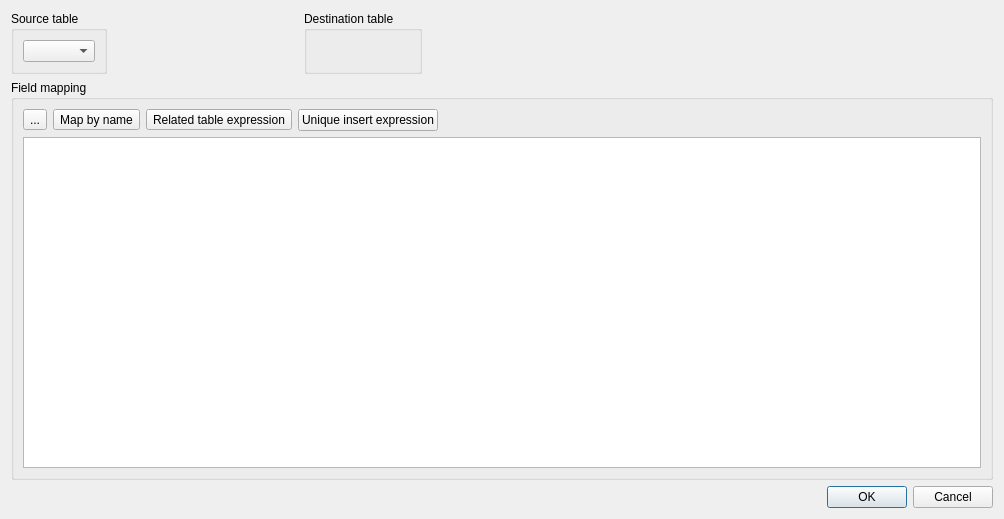
<?xml version="1.0" encoding="UTF-8"?>
<ui version="4.0">
 <class>mdtSqlDatabaseCopierTableMappingDialog</class>
 <widget class="QDialog" name="mdtSqlDatabaseCopierTableMappingDialog">
  <property name="geometry">
   <rect>
    <x>0</x>
    <y>0</y>
    <width>1004</width>
    <height>519</height>
   </rect>
  </property>
  <property name="windowTitle">
   <string>Table mapping</string>
  </property>
  <layout class="QVBoxLayout" name="verticalLayout_4">
   <item>
    <layout class="QHBoxLayout" name="horizontalLayout_2" stretch="0,1,0,3">
     <item>
      <widget class="QGroupBox" name="gbSourceTable">
       <property name="sizePolicy">
        <sizepolicy hsizetype="Preferred" vsizetype="Preferred">
         <horstretch>0</horstretch>
         <verstretch>0</verstretch>
        </sizepolicy>
       </property>
       <property name="title">
        <string>Source table</string>
       </property>
       <layout class="QVBoxLayout" name="verticalLayout_2">
        <item>
         <widget class="QComboBox" name="cbSourceTable"/>
        </item>
       </layout>
      </widget>
     </item>
     <item>
      <spacer name="horizontalSpacer_3">
       <property name="orientation">
        <enum>Qt::Horizontal</enum>
       </property>
       <property name="sizeHint" stdset="0">
        <size>
         <width>40</width>
         <height>20</height>
        </size>
       </property>
      </spacer>
     </item>
     <item>
      <widget class="QGroupBox" name="gbDestinationTable">
       <property name="sizePolicy">
        <sizepolicy hsizetype="Preferred" vsizetype="Preferred">
         <horstretch>0</horstretch>
         <verstretch>0</verstretch>
        </sizepolicy>
       </property>
       <property name="title">
        <string>Destination table</string>
       </property>
       <layout class="QVBoxLayout" name="verticalLayout_3">
        <item>
         <widget class="QLabel" name="lbDestinationTable">
          <property name="text">
           <string/>
          </property>
         </widget>
        </item>
       </layout>
      </widget>
     </item>
     <item>
      <spacer name="horizontalSpacer_2">
       <property name="orientation">
        <enum>Qt::Horizontal</enum>
       </property>
       <property name="sizeHint" stdset="0">
        <size>
         <width>40</width>
         <height>20</height>
        </size>
       </property>
      </spacer>
     </item>
    </layout>
   </item>
   <item>
    <widget class="QGroupBox" name="gbMapping">
     <property name="title">
      <string>Field mapping</string>
     </property>
     <layout class="QVBoxLayout" name="verticalLayout">
      <item>
       <layout class="QHBoxLayout" name="horizontalLayout">
        <item>
         <widget class="QToolButton" name="tbResetMapping">
          <property name="toolTip">
           <string>Reset field mapping</string>
          </property>
          <property name="text">
           <string>...</string>
          </property>
          <property name="icon">
           <iconset theme="edit-clear">
            <normaloff/>
           </iconset>
          </property>
         </widget>
        </item>
        <item>
         <widget class="QToolButton" name="tbMapByName">
          <property name="text">
           <string>Map by name</string>
          </property>
         </widget>
        </item>
        <item>
         <widget class="QToolButton" name="tbRelatedTableExpression">
          <property name="text">
           <string>Related table expression</string>
          </property>
         </widget>
        </item>
        <item>
         <widget class="QPushButton" name="pbUniqueInsertExpression">
          <property name="text">
           <string>Unique insert expression</string>
          </property>
         </widget>
        </item>
        <item>
         <spacer name="horizontalSpacer">
          <property name="orientation">
           <enum>Qt::Horizontal</enum>
          </property>
          <property name="sizeHint" stdset="0">
           <size>
            <width>40</width>
            <height>20</height>
           </size>
          </property>
         </spacer>
        </item>
       </layout>
      </item>
      <item>
       <widget class="QTableView" name="tvMapping"/>
      </item>
     </layout>
    </widget>
   </item>
   <item>
    <widget class="QDialogButtonBox" name="buttonBox">
     <property name="orientation">
      <enum>Qt::Horizontal</enum>
     </property>
     <property name="standardButtons">
      <set>QDialogButtonBox::Cancel|QDialogButtonBox::Ok</set>
     </property>
    </widget>
   </item>
  </layout>
 </widget>
 <resources/>
 <connections>
  <connection>
   <sender>buttonBox</sender>
   <signal>accepted()</signal>
   <receiver>mdtSqlDatabaseCopierTableMappingDialog</receiver>
   <slot>accept()</slot>
   <hints>
    <hint type="sourcelabel">
     <x>248</x>
     <y>254</y>
    </hint>
    <hint type="destinationlabel">
     <x>157</x>
     <y>274</y>
    </hint>
   </hints>
  </connection>
  <connection>
   <sender>buttonBox</sender>
   <signal>rejected()</signal>
   <receiver>mdtSqlDatabaseCopierTableMappingDialog</receiver>
   <slot>reject()</slot>
   <hints>
    <hint type="sourcelabel">
     <x>316</x>
     <y>260</y>
    </hint>
    <hint type="destinationlabel">
     <x>286</x>
     <y>274</y>
    </hint>
   </hints>
  </connection>
 </connections>
</ui>
